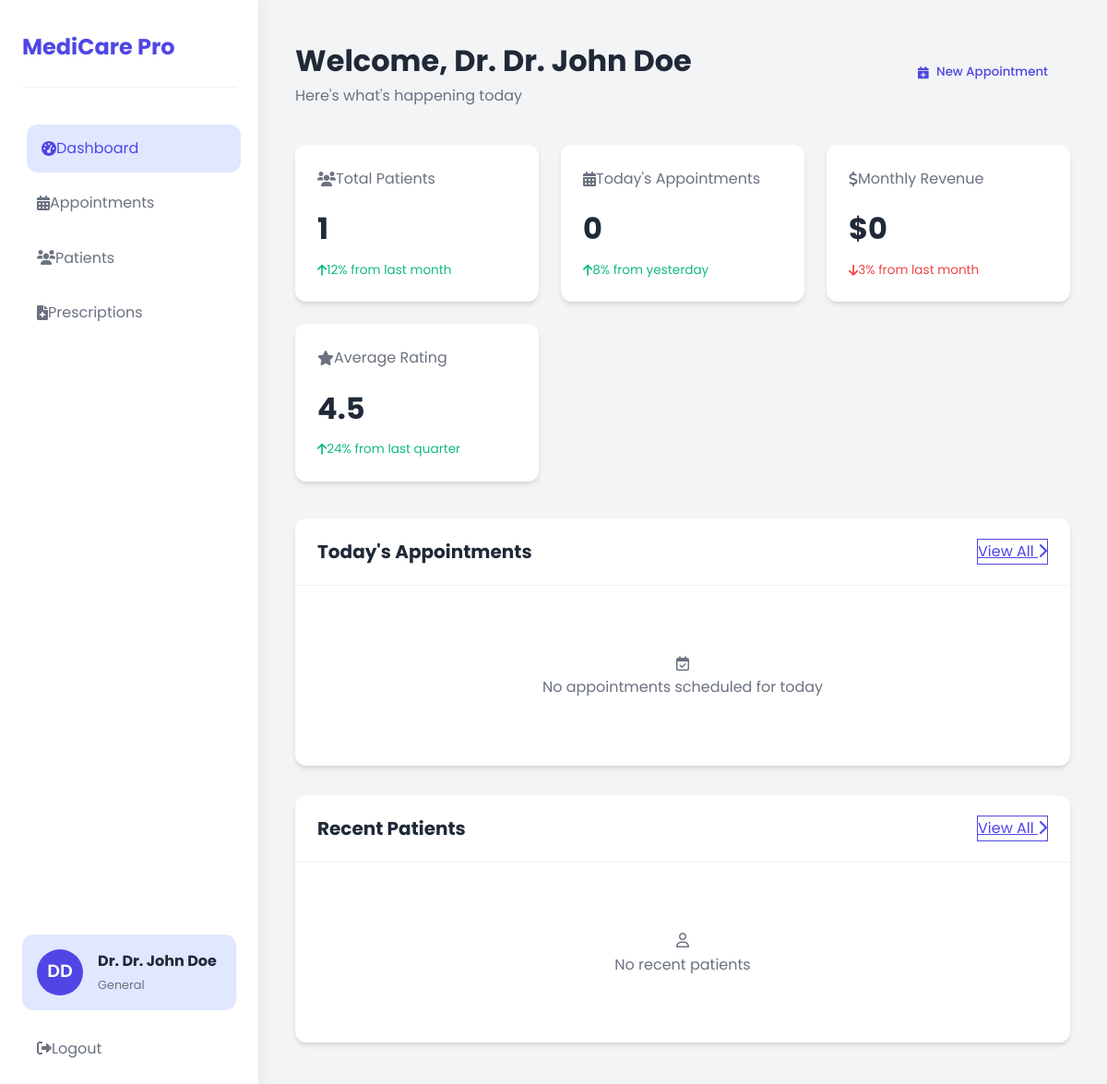
The app's page /doctor_dashboard (signed in), older data.
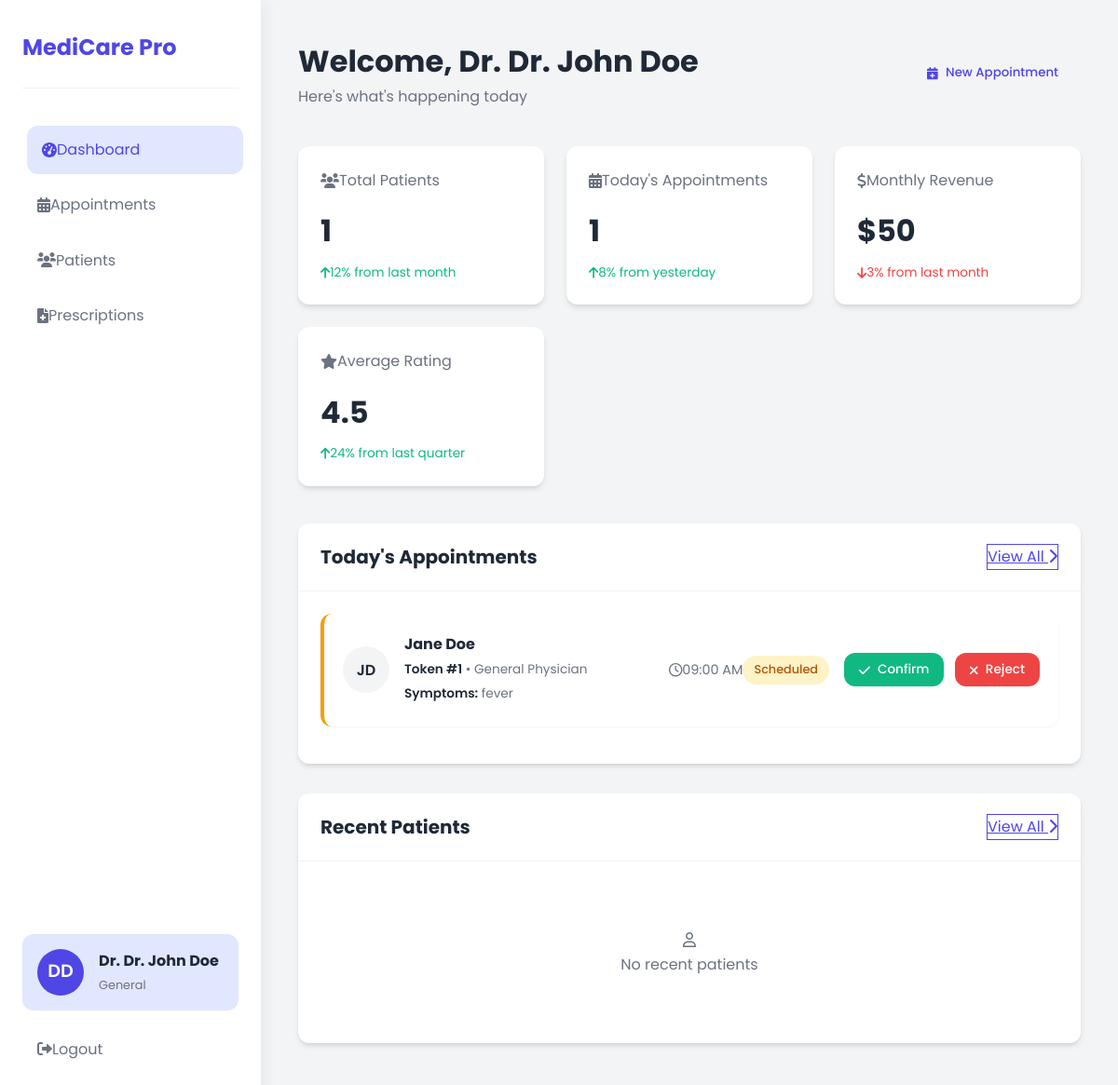
The same page, newer data.
### app.py (models this page shows, shortened)
class User(db.Model, UserMixin):
    id = db.Column(db.Integer, primary_key=True)
    username = db.Column(db.String(80), unique=True, nullable=False)
    email = db.Column(db.String(120), unique=True, nullable=False)
    password = db.Column(db.String(120), nullable=False)
    full_name = db.Column(db.String(120), nullable=False)
    dob = db.Column(db.DateTime)
    gender = db.Column(db.String(20))
    health_conditions = db.Column(db.String(200))
    is_admin = db.Column(db.Boolean, default=False)
    is_doctor = db.Column(db.Boolean, default=False)
    is_patient = db.Column(db.Boolean, default=True)
    specialty = db.Column(db.String(100))
    availability_status = db.Column(db.String(50), default='Available')
    appointments = db.relationship('Appointment', backref='user', lazy=True, foreign_keys='Appointment.user_id')
    doctor_appointments = db.relationship('Appointment', backref='doctor', lazy=True, foreign_keys='Appointment.doctor_id')

class Appointment(db.Model):
    id = db.Column(db.Integer, primary_key=True)
    user_id = db.Column(db.Integer, db.ForeignKey('user.id'), nullable=False)
    doctor_id = db.Column(db.Integer, db.ForeignKey('user.id'), nullable=False)
    health_problem = db.Column(db.String(200), nullable=False)
    symptoms = db.Column(db.Text, nullable=True)
    date = db.Column(db.DateTime, nullable=False)
    token_number = db.Column(db.Integer, nullable=False)
    status = db.Column(db.String(50), default='Scheduled')
    notes = db.Column(db.Text, nullable=True)
    created_at = db.Column(db.DateTime, default=datetime.now(timezone.utc))

### app.py (the view, shortened to what this page needs)
@app.route('/doctor_dashboard')
@login_required
def doctor_dashboard():
    if not current_user.is_doctor:
        flash('Access denied. Doctors only.', 'error')
        return redirect(url_for('home'))
    today = datetime.now(timezone.utc).date()
    day_start = datetime.combine(today, time(0, 0), tzinfo=timezone.utc)
    day_end = datetime.combine(today, time(23, 59, 59), tzinfo=timezone.utc)
    total_patients = User.query.filter_by(is_patient=True).count()
    todays_appointments = Appointment.query.filter(
        Appointment.doctor_id == current_user.id,
        Appointment.date >= day_start,
        Appointment.date <= day_end
    ).count()
    monthly_revenue = todays_appointments * 50
    average_rating = 4.5
    todays_appointments_query = Appointment.query.filter(
        Appointment.doctor_id == current_user.id,
        Appointment.date >= day_start,
        Appointment.date <= day_end
    ).order_by(Appointment.token_number.asc()).all()
    todays_appointments_data = []
    for appointment in todays_appointments_query:
        patient = db.session.get(User, appointment.user_id)
        todays_appointments_data.append({
            'appointment': appointment,
            'patient_initials': ''.join(word[0] for word in patient.full_name.split() if word)[:2] if patient else 'UN',
            'patient_name': patient.full_name if patient else 'Unknown'
        })
    recent_appointments = Appointment.query.filter(
        Appointment.doctor_id == current_user.id,
        Appointment.status == 'Completed'
    ).order_by(Appointment.date.desc()).limit(5).all()
    recent_patients = []
    return render_template(
        'doctor/doctor_dashboard.html',
        doctor_name=current_user.full_name,
        total_patients=total_patients,
        todays_appointments=todays_appointments,
        monthly_revenue=monthly_revenue,
        average_rating=average_rating,
        todays_appointments_data=todays_appointments_data,
        recent_patients=recent_patients
    )

### app.py (called while the page is built)
@login_manager.user_loader
def load_user(user_id):
    return db.session.get(User, int(user_id))

### templates/doctor/doctor_dashboard.html (shortened to what this page needs)
<!DOCTYPE html>
<html lang="en">
<head>
    <link rel="stylesheet" href="https://cdnjs.cloudflare.com/ajax/libs/font-awesome/6.0.0-beta3/css/all.min.css">
</head>
<body>
    <div class="dashboard-container">
        <aside class="sidebar" id="sidebar">
            <div class="sidebar-header">
                <h3>MediCare Pro</h3>
            </div>
            <nav>
                <a href="{{ url_for('doctor_dashboard') }}" class="nav-item active">
                    <i class="fas fa-tachometer-alt"></i> Dashboard
                </a>
                <a href="{{ url_for('appointments') }}" class="nav-item">
                    <i class="fas fa-calendar-alt"></i> Appointments
                </a>
                <a href="{{ url_for('patients') }}" class="nav-item">
                    <i class="fas fa-users"></i> Patients
                </a>
                <a href="{{ url_for('prescriptions') }}" class="nav-item">
                    <i class="fas fa-file-medical"></i> Prescriptions
                </a>
            </nav>
            <div class="sidebar-footer">
                <div class="doctor-profile">
                    <div class="doctor-avatar">
                        {{ current_user.full_name[0] }}{{ current_user.full_name.split()[-1][0] if current_user.full_name.split()|length > 1 else '' }}
                    </div>
                    <div class="doctor-info">
                        <h4>Dr. {{ current_user.full_name }}</h4>
                        <p>{{ current_user.specialty }}</p>
                    </div>
                </div>
                <a href="{{ url_for('logout') }}" class="nav-item" style="margin-top: 1rem;">
                    <i class="fas fa-sign-out-alt"></i> Logout
                </a>
            </div>
        </aside>
        <main class="main-content">
            <div class="header">
                <div>
                    <h1>Welcome, Dr. {{ doctor_name }}</h1>
                    <p>Here's what's happening today</p>
                </div>
                <div class="header-actions">
                    <button class="btn btn-outline">
                        <i class="fas fa-calendar-plus"></i> New Appointment
                    </button>
                </div>
            </div>
            <div class="stats-grid">
                <div class="stat-card">
                    <div class="stat-title">
                        <i class="fas fa-users"></i>
                        <span>Total Patients</span>
                    </div>
                    <div class="stat-value">{{ total_patients }}</div>
                    <div class="stat-change positive">
                        <i class="fas fa-arrow-up"></i> 12% from last month
                    </div>
                </div>
                <div class="stat-card">
                    <div class="stat-title">
                        <i class="fas fa-calendar-alt"></i>
                        <span>Today's Appointments</span>
                    </div>
                    <div class="stat-value">{{ todays_appointments }}</div>
                    <div class="stat-change positive">
                        <i class="fas fa-arrow-up"></i> 8% from yesterday
                    </div>
                </div>
                <div class="stat-card">
                    <div class="stat-title">
                        <i class="fas fa-dollar-sign"></i>
                        <span>Monthly Revenue</span>
                    </div>
                    <div class="stat-value">${{ monthly_revenue | int }}</div>
                    <div class="stat-change negative">
                        <i class="fas fa-arrow-down"></i> 3% from last month
                    </div>
                </div>
                <div class="stat-card">
                    <div class="stat-title">
                        <i class="fas fa-star"></i>
                        <span>Average Rating</span>
                    </div>
                    <div class="stat-value">{{ average_rating }}</div>
                    <div class="stat-change positive">
                        <i class="fas fa-arrow-up"></i> 24% from last quarter
                    </div>
                </div>
            </div>
            <div class="section">
                <div class="section-header">
                    <h2>Today's Appointments</h2>
                    <a href="{{ url_for('appointments') }}" class="btn btn-outline">
                        View All <i class="fas fa-chevron-right"></i>
                    </a>
                </div>
                <div class="section-content">
                    {% if todays_appointments_data %}
                        {% for item in todays_appointments_data %}
                            <div class="appointment-card {{ item.appointment.status }}">
                                <div class="patient-info">
                                    <div class="patient-avatar">
                                        {{ item.patient_initials }}
                                    </div>
                                    <div class="patient-details">
                                        <h4>{{ item.patient_name }}</h4>
                                        <p><strong>Token #{{ item.appointment.token_number }}</strong> • {{ item.appointment.health_problem }}</p>
                                        <p class="symptoms"><strong>Symptoms:</strong> {{ item.appointment.symptoms }}</p>
                                    </div>
                                </div>
                                <div class="appointment-time">
                                    <i class="far fa-clock"></i>
                                    {{ item.appointment.date.strftime('%I:%M %p') }}
                                    <span class="appointment-status
                                        {% if item.appointment.status == 'Scheduled' %}status-scheduled
                                        {% elif item.appointment.status == 'Confirmed' %}status-confirmed
                                        {% elif item.appointment.status == 'Completed' %}status-completed
                                        {% elif item.appointment.status == 'Rejected' %}status-rejected{% endif %}">
                                        {{ item.appointment.status }}
                                    </span>
                                </div>
                                <div class="appointment-actions">
                                    {% if item.appointment.status == 'Scheduled' %}
                                        <button class="action-btn btn-confirm" data-appointment-id="{{ item.appointment.id }}">
                                            <i class="fas fa-check"></i> Confirm
                                        </button>
                                        <button class="action-btn btn-reject" data-appointment-id="{{ item.appointment.id }}">
                                            <i class="fas fa-times"></i> Reject
                                        </button>
                                    {% elif item.appointment.status == 'Confirmed' %}
                                        <button class="action-btn btn-start" data-appointment-id="{{ item.appointment.id }}">
                                            <i class="fas fa-play"></i> Start
                                        </button>
                                    {% endif %}
                                </div>
                            </div>
                        {% endfor %}
                    {% else %}
                        <div class="empty-state">
                            <i class="far fa-calendar-check"></i>
                            <p>No appointments scheduled for today</p>
                        </div>
                    {% endif %}
                </div>
            </div>
            <div class="section">
                <div class="section-header">
                    <h2>Recent Patients</h2>
                    <a href="{{ url_for('patients') }}" class="btn btn-outline">
                        View All <i class="fas fa-chevron-right"></i>
                    </a>
                </div>
                <div class="section-content">
                    {% if recent_patients %}
                        {% for patient in recent_patients %}
                            <div class="appointment-card">
                                <div class="patient-info">
                                    <div class="patient-avatar">
                                        {{ patient.initials }}
                                    </div>
                                    <div class="patient-details">
                                        <h4>{{ patient.name }}</h4>
                                        <p>{{ patient.age }} years • {{ patient.gender }}</p>
                                    </div>
                                </div>
                                <div class="appointment-time">
                                    <i class="far fa-calendar-alt"></i>
                                    Last visit: {{ patient.last_visit }}
                                </div>
                            </div>
                        {% endfor %}
                    {% else %}
                        <div class="empty-state">
                            <i class="far fa-user"></i>
                            <p>No recent patients</p>
                        </div>
                    {% endif %}
                </div>
            </div>
        </main>
    </div>
</body>
</html>

Row changes from the older to the newer data that the page shows:
now on this page (row edited): User: patient_initials "JD", patient_name "Jane Doe", appointment.token_number "1", appointment.health_problem "General Physician", appointment.symptoms "fever", appointment "09:00 AM", appointment.status "Scheduled"
Text that changed along with them:
{{ todays_appointments }}: "0" → "1"
{{ monthly_revenue | int }}: "0" → "50"
text no longer shown: "No appointments scheduled for today"
